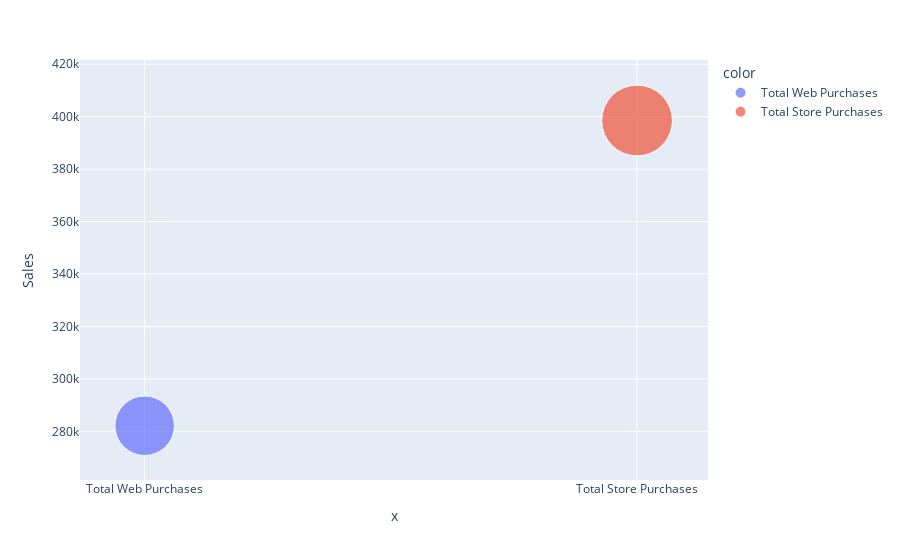
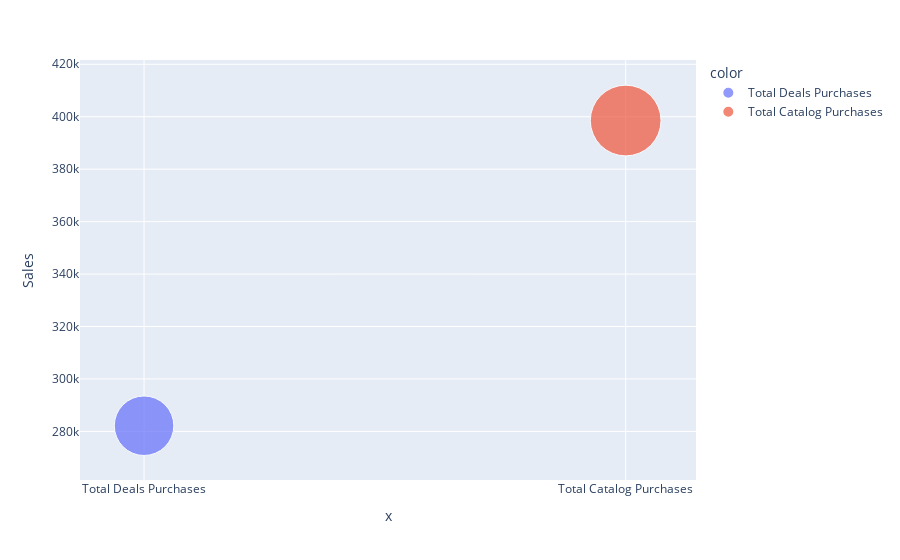

The notebook cell saved with these charts, in order:
### Markdown cell above
## Customer Purchasing Analysis

### Code cell
# Customer Purchasing channels
df = wine_data[['MntWines','NumWebPurchases','NumDealsPurchases','NumCatalogPurchases','NumStorePurchases']]
web_store_total_purchases = df['NumWebPurchases'] + df['NumStorePurchases']
deal_catalog_total_purchases = df['NumDealsPurchases'] + df['NumCatalogPurchases']

df['WebSales'] = df['MntWines'] * df['NumWebPurchases'] / (web_store_total_purchases)
df['StoreSales'] = df['MntWines'] * df['NumStorePurchases'] / (web_store_total_purchases)
df['DealsSales'] = df['MntWines'] * df['NumDealsPurchases'] / (deal_catalog_total_purchases)
df['CatalogSales'] = df['MntWines'] * df['NumCatalogPurchases'] / (deal_catalog_total_purchases)

df_webstore = pd.DataFrame({
    'Sales': [df['WebSales'].sum().round(), 
              df['StoreSales'].sum().round()]
})

df_dealcat = pd.DataFrame({
    'Sales': [df['DealsSales'].sum().round(), 
              df['CatalogSales'].sum().round()]
})
'''
# Pie chart code
fig = px.pie(df_new, 
             names=['Total Web Purchases','Total Deals Purchases',
                    'Total Catalog Purchases',
                    'Total Store Purchases'], 
             values='Sales',
             color_discrete_sequence=px.colors.sequential.Sunsetdark_r,
             title='Customer Purchasing channels')

fig.update_traces(textposition='inside', 
                  text=['$' + str(price) for price in df_new.Sales.values],
                  textinfo='text+label+percent')
'''
fig = px.scatter(df_webstore, 
                 x=['Total Web Purchases','Total Store Purchases'], 
                 color=['Total Web Purchases','Total Store Purchases'], 
                 y='Sales', size='Sales', size_max=50)

fig1 = px.scatter(df_webstore, 
                 x=['Total Deals Purchases','Total Catalog Purchases'], 
                 color=['Total Deals Purchases','Total Catalog Purchases'], 
                 y='Sales', size='Sales', size_max=50)

fig.show()
fig1.show()

### Figure 1 — Plotly figure (JSON) as saved in the notebook; plotly's stock layout.template omitted (floating-point values rounded to 4 significant figures)
{"data": [{"hovertemplate": "color=Total Web Purchases<br>x=%{x}<br>Sales=%{marker.size}<extra></extra>", "legendgroup": "Total Web Purchases", "marker": {"color": "#636efa", "size": [282161], "sizemode": "area", "sizeref": 159.4, "symbol": "circle"}, "mode": "markers", "name": "Total Web Purchases", "orientation": "v", "showlegend": true, "type": "scatter", "x": ["Total Web Purchases"], "xaxis": "x", "y": [282161], "yaxis": "y"}, {"hovertemplate": "color=Total Store Purchases<br>x=%{x}<br>Sales=%{marker.size}<extra></extra>", "legendgroup": "Total Store Purchases", "marker": {"color": "#EF553B", "size": [398547], "sizemode": "area", "sizeref": 159.4, "symbol": "circle"}, "mode": "markers", "name": "Total Store Purchases", "orientation": "v", "showlegend": true, "type": "scatter", "x": ["Total Store Purchases"], "xaxis": "x", "y": [398547], "yaxis": "y"}], "layout": {"autosize": true, "legend": {"itemsizing": "constant", "title": {"text": "color"}, "tracegroupgap": 0}, "margin": {"t": 60}, "xaxis": {"anchor": "y", "autorange": true, "domain": [0, 1], "range": [-0.1412, 1.156], "title": {"text": "x"}, "type": "category"}, "yaxis": {"anchor": "x", "autorange": true, "domain": [0, 1], "range": [254600.0, 429600.0], "title": {"text": "Sales"}, "type": "linear"}}}

### Figure 2 — Plotly figure (JSON) as saved in the notebook; plotly's stock layout.template omitted (floating-point values rounded to 4 significant figures)
{"data": [{"hovertemplate": "color=Total Deals Purchases<br>x=%{x}<br>Sales=%{marker.size}<extra></extra>", "legendgroup": "Total Deals Purchases", "marker": {"color": "#636efa", "size": [282161], "sizemode": "area", "sizeref": 159.4, "symbol": "circle"}, "mode": "markers", "name": "Total Deals Purchases", "orientation": "v", "showlegend": true, "type": "scatter", "x": ["Total Deals Purchases"], "xaxis": "x", "y": [282161], "yaxis": "y"}, {"hovertemplate": "color=Total Catalog Purchases<br>x=%{x}<br>Sales=%{marker.size}<extra></extra>", "legendgroup": "Total Catalog Purchases", "marker": {"color": "#EF553B", "size": [398547], "sizemode": "area", "sizeref": 159.4, "symbol": "circle"}, "mode": "markers", "name": "Total Catalog Purchases", "orientation": "v", "showlegend": true, "type": "scatter", "x": ["Total Catalog Purchases"], "xaxis": "x", "y": [398547], "yaxis": "y"}], "layout": {"autosize": true, "legend": {"itemsizing": "constant", "title": {"text": "color"}, "tracegroupgap": 0}, "margin": {"t": 60}, "xaxis": {"anchor": "y", "autorange": true, "domain": [0, 1], "range": [-0.1435, 1.158], "title": {"text": "x"}, "type": "category"}, "yaxis": {"anchor": "x", "autorange": true, "domain": [0, 1], "range": [254600.0, 429600.0], "title": {"text": "Sales"}, "type": "linear"}}}
